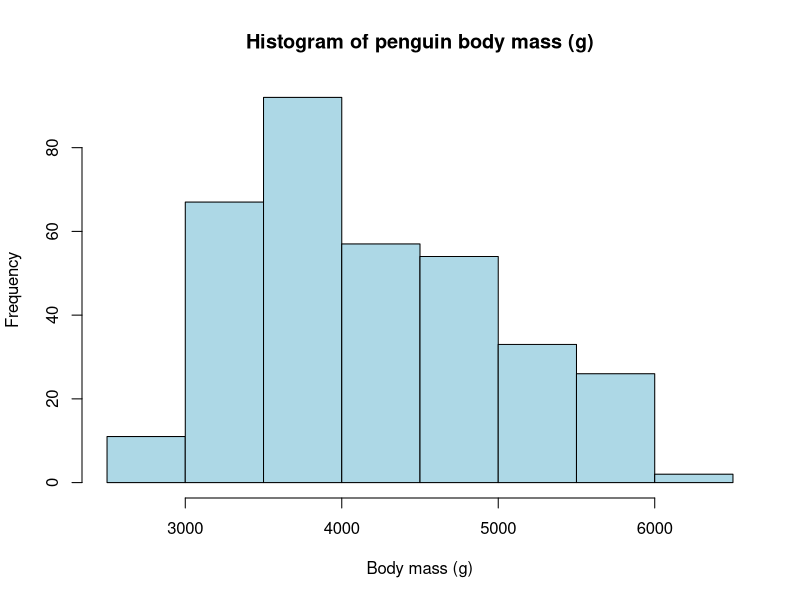

The R script that drew this image:
## ---- chunk 1
knitr::opts_chunk$set(echo = TRUE, message=FALSE, warning=FALSE)
## ---- chunk 2
library(palmerpenguins)
## ---- chunk 3
summary(penguins$body_mass_g)
## ---- chunk 4
sd(penguins$body_mass_g, na.rm=TRUE)
## ---- chunk 5
table(penguins$species)
## ---- chunk 6
hist(penguins$body_mass_g,
     main="Histogram of penguin body mass (g)",
     xlab="Body mass (g)",
     col="lightblue")
## ---- chunk 7
penguin_body_mass <- na.omit(penguins$body_mass_g)
t.test(penguin_body_mass, mu = 4500)
